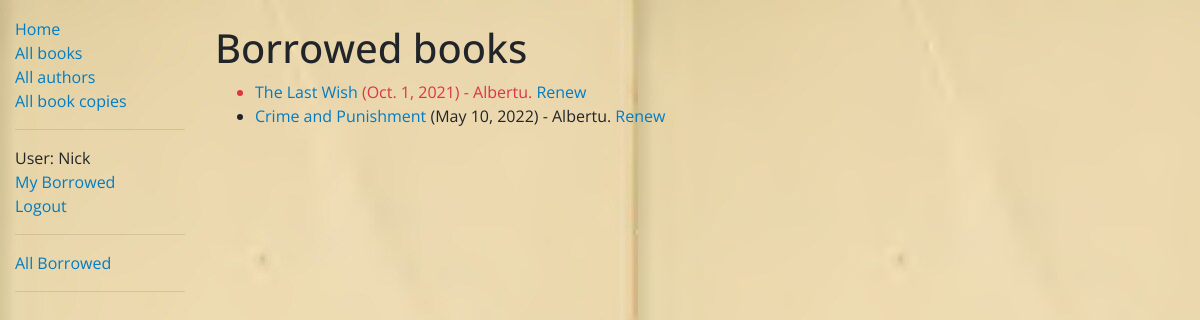
Page /catalog/borrowed/ (signed in) on the committed database.
### catalog/models.py (models this page shows, shortened)
class BookInstance(models.Model):
    id = models.UUIDField(primary_key=True, default=uuid.uuid4,
                          help_text='Unique ID for this particular book across whole library')
    book = models.ForeignKey(Book, on_delete=models.RESTRICT, null=True)
    imprint = models.CharField(max_length=200)
    due_back = models.DateField(null=True, blank=True)
    language = models.ForeignKey('Language', on_delete=models.SET_NULL, null=True)
    borrower = models.ForeignKey(User, on_delete=models.SET_NULL, null=True, blank=True)
    LOAN_STATUS = (
        ('m', 'Maintenance'),
        ('o', 'On loan'),
        ('a', 'Available'),
        ('r', 'Reserved'),
    )
    status = models.CharField(
        max_length=1,
        choices=LOAN_STATUS,
        blank=True,
        default='m',
        help_text='Book availability',
    )
    class Meta:
        ordering = ['due_back']
        permissions = (("can_mark_returned", "Set book as returned"),)
    @property
    def is_overdue(self):
        return bool(self.due_back and self.due_back < date.today())

class Book(models.Model):
    title = models.CharField(max_length=200)
    author = models.ForeignKey('Author', on_delete=models.SET_NULL, null=True)
    summary = models.TextField(max_length=1000, help_text='Enter a brief description of the book')
    isbn = models.CharField('ISBN', max_length=13, unique=True,
                            help_text='13 Character <a href=\
                            "https://www.isbn-international.org/content/what-isbn">ISBN number</a>')
    genre = models.ManyToManyField(Genre, help_text='Select a genre for this book')
    language_of_origin = models.ForeignKey('Language', on_delete=models.SET_NULL, null=True)
    class Meta:
        ordering = ['title']
    def display_genre(self):
        """Create a string for the Genre. This is required to display genre in Admin."""
        return ', '.join(genre.name for genre in self.genre.all()[:3])
    display_genre.short_description = 'Genre'

### catalog/views.py (the view)
# urls.py: path('borrowed/', views.LoanedBooksListView.as_view(), name='all-borrowed'),
class LoanedBooksListView(PermissionRequiredMixin, generic.ListView):
    model = BookInstance
    permission_required = 'catalog.can_mark_returned'
    paginate_by = 10
    template_name = os.path.join('catalog', 'bookinstance_list_borrowed_all.html')
    def get_queryset(self):
        return BookInstance.objects.filter(status__exact='o')

### catalog/templates/catalog/bookinstance_list_borrowed_all.html
{% extends 'base_generic.html' %}
{% block content %}
    <h1>Borrowed books</h1>
    {% if bookinstance_list %}
        <ul>
            {% for bookinstance in bookinstance_list %}
                <li class="{% if bookinstance.is_overdue %}text-danger{% endif %} ">
                    {% block bookinstance_view %}
                        <a href="{% url 'book-detail' bookinstance.book.pk %}">
                            {{ bookinstance.book.title }}
                        </a> ({{ bookinstance.due_back }}) - {{ bookinstance.borrower }}.
                        <a href="{% url 'renew-book-librarian' bookinstance.id %}"> Renew</a>
                    {% endblock %}
                </li>
            {% endfor %}
        </ul>
    {% else %}
        <p>There are no books borrowed.</p>
    {% endif %}
{% endblock %}

### catalog/templates/base_generic.html (shortened to what this page needs)
<!doctype html>
<html lang="en">
<head>
    <link rel="stylesheet"
          href="https://cdn.jsdelivr.net/npm/bootstrap@4.5.3/dist/css/bootstrap.min.css"
>
    {% load static %}
    <link rel="stylesheet" href="{% static 'css/styles.css' %}">
    <link rel="stylesheet" href="{% static 'css/links.css' %}">
</head>
<body>
<div class="container-fluid">
    <div class="row">
        <div class="col-sm-2">
            {% block sidebar %}
                <ul class="sidebar-nav this-nav">
                    <li><a href="{% url 'index' %}" class="third after">Home</a></li>
                    <li><a href="{% url 'books' %}" class="third after">All books</a></li>
                    <li><a href="{% url 'authors' %}" class="third after">All authors</a></li>
                    {% if user.is_authenticated %}
                        <li><a href="{% url 'bookinstances' %}" class="third after">All book copies</a></li>
                    {% endif %}
                    <hr>
                    {% if user.is_authenticated %}
                        <li>User: {{ user.get_username }}</li>
                        <li><a href="{% url 'my-borrowed' %}" class="third after">My Borrowed</a></li>
                        <li><a href="{% url 'logout' %}?next={{ request.path }}" class="third after">Logout</a></li>
                    {% else %}
                        <li><a href="{% url 'login' %}?next={{ request.path }}" class="third after">Login</a></li>
                    {% endif %}
                    {% if perms.catalog.can_mark_returned %}
                        <hr>
                        <li><a href="{% url 'all-borrowed' %}" class="third after">All Borrowed</a></li>
                    {% endif %}
                </ul>
                <hr>
            {% endblock %}
        </div>
        <div class="col-sm-10 content">
            {% block content %}{% endblock %}
        </div>
    </div>
</div>
</body>
</html>

### catalog/static/css/styles.css (style rules this page uses)
body { background-image: url("../images/reader.jpg"); }
.sidebar-nav { margin-top: 10%; padding: 0; list-style: none; }
.content { padding-top: 2%; background-size: cover; }

### catalog/static/css/links.css (style rules this page uses)
body { font-family:'Open Sans', sans-serif; }
a,a:visited,a:hover,a:active { -webkit-backface-visibility:hidden; backface-visibility:hidden; position:relative; transition:0.5s color ease; text-decoration:none; color: #017cc4; }
a.before:before,a.after:after { content: ""; transition:0.5s all ease; -webkit-backface-visibility:hidden; backface-visibility:hidden; position:absolute; }
a.after:after { bottom:-0.05em; }
a.before:before,a.after:after { height:5px; height:0.15rem; width:0; background:#d73444; }
a.third:after,a.sixth:before,a.sixth:after { left:50%; -webkit-transform:translateX(-50%); transform:translateX(-50%); }

### rows in the picture
BookInstance: book "The Last Wish", due_back "Oct. 1, 2021", borrower "Albertu"
BookInstance: book "Crime and Punishment", due_back "May 10, 2022", borrower "Albertu"

### other values in the picture
{{ user.get_username }} "Nick"
